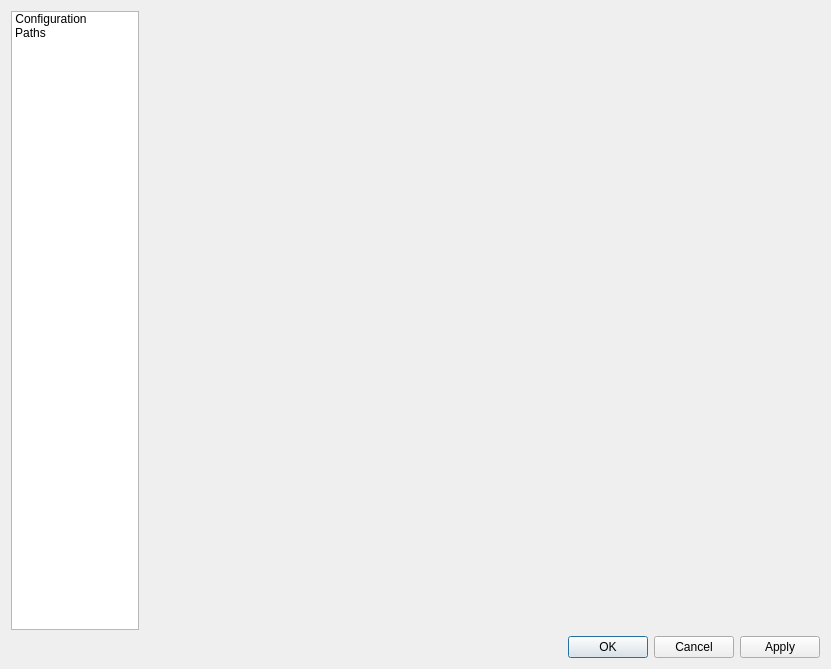
<?xml version="1.0" encoding="UTF-8"?>
<ui version="4.0">
 <class>DialogTapePreferences</class>
 <widget class="QDialog" name="DialogTapePreferences">
  <property name="geometry">
   <rect>
    <x>0</x>
    <y>0</y>
    <width>831</width>
    <height>669</height>
   </rect>
  </property>
  <property name="windowTitle">
   <string>Preferences</string>
  </property>
  <property name="windowIcon">
   <iconset resource="../share/resources/tapeicon.qrc">
    <normaloff>:/tapeicon/64x64/logo.png</normaloff>:/tapeicon/64x64/logo.png</iconset>
  </property>
  <layout class="QVBoxLayout" name="verticalLayout">
   <item>
    <layout class="QHBoxLayout" name="horizontalLayout">
     <item>
      <widget class="QListWidget" name="contentsWidget">
       <property name="minimumSize">
        <size>
         <width>128</width>
         <height>0</height>
        </size>
       </property>
       <property name="maximumSize">
        <size>
         <width>128</width>
         <height>16777215</height>
        </size>
       </property>
       <property name="iconSize">
        <size>
         <width>96</width>
         <height>84</height>
        </size>
       </property>
       <property name="textElideMode">
        <enum>Qt::ElideMiddle</enum>
       </property>
       <property name="movement">
        <enum>QListView::Static</enum>
       </property>
       <property name="spacing">
        <number>12</number>
       </property>
       <property name="viewMode">
        <enum>QListView::IconMode</enum>
       </property>
       <property name="currentRow">
        <number>-1</number>
       </property>
       <item>
        <property name="text">
         <string>Configuration</string>
        </property>
        <property name="textAlignment">
         <set>AlignCenter</set>
        </property>
        <property name="icon">
         <iconset resource="../../../libs/vmisc/share/resources/icon.qrc">
          <normaloff>:/icon/config.png</normaloff>:/icon/config.png</iconset>
        </property>
        <property name="flags">
         <set>ItemIsSelectable|ItemIsUserCheckable|ItemIsEnabled</set>
        </property>
       </item>
       <item>
        <property name="text">
         <string>Paths</string>
        </property>
        <property name="textAlignment">
         <set>AlignCenter</set>
        </property>
        <property name="icon">
         <iconset resource="../../../libs/vmisc/share/resources/icon.qrc">
          <normaloff>:/icon/path_config.png</normaloff>:/icon/path_config.png</iconset>
        </property>
        <property name="flags">
         <set>ItemIsSelectable|ItemIsEnabled</set>
        </property>
       </item>
      </widget>
     </item>
     <item>
      <widget class="QStackedWidget" name="pagesWidget">
       <property name="sizePolicy">
        <sizepolicy hsizetype="Expanding" vsizetype="Preferred">
         <horstretch>0</horstretch>
         <verstretch>0</verstretch>
        </sizepolicy>
       </property>
       <property name="sizeIncrement">
        <size>
         <width>0</width>
         <height>0</height>
        </size>
       </property>
       <widget class="QWidget" name="page_2"/>
      </widget>
     </item>
    </layout>
   </item>
   <item>
    <widget class="QDialogButtonBox" name="buttonBox">
     <property name="orientation">
      <enum>Qt::Horizontal</enum>
     </property>
     <property name="standardButtons">
      <set>QDialogButtonBox::Apply|QDialogButtonBox::Cancel|QDialogButtonBox::Ok</set>
     </property>
    </widget>
   </item>
  </layout>
 </widget>
 <resources>
  <include location="../share/resources/tapeicon.qrc"/>
  <include location="../../../libs/vmisc/share/resources/icon.qrc"/>
 </resources>
 <connections>
  <connection>
   <sender>buttonBox</sender>
   <signal>rejected()</signal>
   <receiver>DialogTapePreferences</receiver>
   <slot>reject()</slot>
   <hints>
    <hint type="sourcelabel">
     <x>316</x>
     <y>260</y>
    </hint>
    <hint type="destinationlabel">
     <x>286</x>
     <y>274</y>
    </hint>
   </hints>
  </connection>
 </connections>
</ui>
